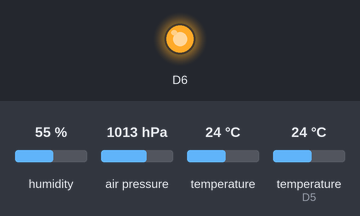
Bench run of a sketch on a simulated ESP8266 (NodeMCU). On the bench: output pins drawn as LEDs (lit = HIGH). The test bench sets the inputs (shaded band); at power-on: humidity 55 %, air pressure 1013 hPa, temperature 24 °C, temperature (sensor on D5) 24 °C. WiFi joins after 1.5 s; servers stay silent unless stated; no MQTT or app messages arrive unless stated; what the sketch prints to the serial monitor is not drawn. At 10.3 s the program puts the board to deep sleep or switches it off; the recording ends there.

Above: at 0.2 s.
Timing chart, 0 to 10.3 s (numbered marks = the images above):
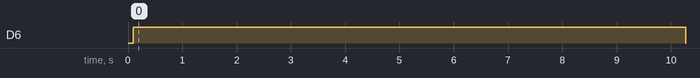

Measured:
- by itself, D6: LOW → HIGH at 0.10 s, → LOW 10.2 s later

The sketch:

Weather_Station_node-red_mqtt.ino
```cpp
#include <ESP8266WiFi.h>
#include <Wire.h>
#include "DHT.h"
#include <Adafruit_Sensor.h>
#include <Adafruit_BMP280.h>
#include "Adafruit_MQTT.h"
#include "Adafruit_MQTT_Client.h"

#define DHTPIN D5
#define DHTTYPE DHT11
DHT dht(DHTPIN, DHTTYPE);

#define WLAN_SSID   "ssid"
#define WLAN_PASS   "doen't matter"

//MQTT broker settings
#define HOST        "whatever(ip)"
#define PORT        1883
//#define USERNAME    ""
//#define PASSWORD    ""

WiFiClient client;
Adafruit_MQTT_Client mqtt(&client, HOST, PORT);
Adafruit_MQTT_Publish temperature = Adafruit_MQTT_Publish(&mqtt, "weatherStation/temperature");
Adafruit_MQTT_Publish pressure = Adafruit_MQTT_Publish(&mqtt, "weatherStation/pressure");
Adafruit_MQTT_Publish humidity = Adafruit_MQTT_Publish(&mqtt, "weatherStation/humidity");
Adafruit_MQTT_Publish light = Adafruit_MQTT_Publish(&mqtt, "weatherStation/light");
Adafruit_MQTT_Publish voltage = Adafruit_MQTT_Publish(&mqtt, "weatherStation/voltage");
void MQTT_connect();

Adafruit_BMP280 bmp; // I2C

void setup() {
  delay(100);
  pinMode(D6, OUTPUT);
  digitalWrite(D6,HIGH);
  WiFi.mode(WIFI_STA);

  //Serial.begin(115200);
  Serial.print("Connecting to ");
  Serial.println(WLAN_SSID);

  WiFi.begin(WLAN_SSID, WLAN_PASS);
    delay(5000);
  //Serial.println("IP address: "); Serial.println(WiFi.localIP());
  dht.begin();
  bmp.begin();
  if (!bmp.begin()) {
    Serial.println(F("Could not find a valid BMP280 sensor, check wiring!"));
    //while (1);
  }
  delay(5000);
  MQTT_connect();
  delay(100);
  temperature.publish(bmp.readTemperature());
  pressure.publish(bmp.readPressure());
  humidity.publish(dht.readHumidity());
//  voltage.publish(ESP.getVcc());
  light.publish((analogRead(A0))/10);
  digitalWrite(D6,LOW);
  Serial.println("deep sleep");
  ESP.deepSleep(3e+8);
}

void loop()
{
}

void MQTT_connect() {
  int8_t ret;
  if (mqtt.connected()) {
    return;
  }

  Serial.print("Connecting to MQTT... ");

  while ((ret = mqtt.connect()) != 0) { // connect will return 0 for connected
       //Serial.println(mqtt.connectErrorString(ret));
       //Serial.println("Retrying MQTT connection in 1 second...");
       mqtt.disconnect();
       delay(1000);

  }
  //Serial.println("MQTT Connected!");
}
```
